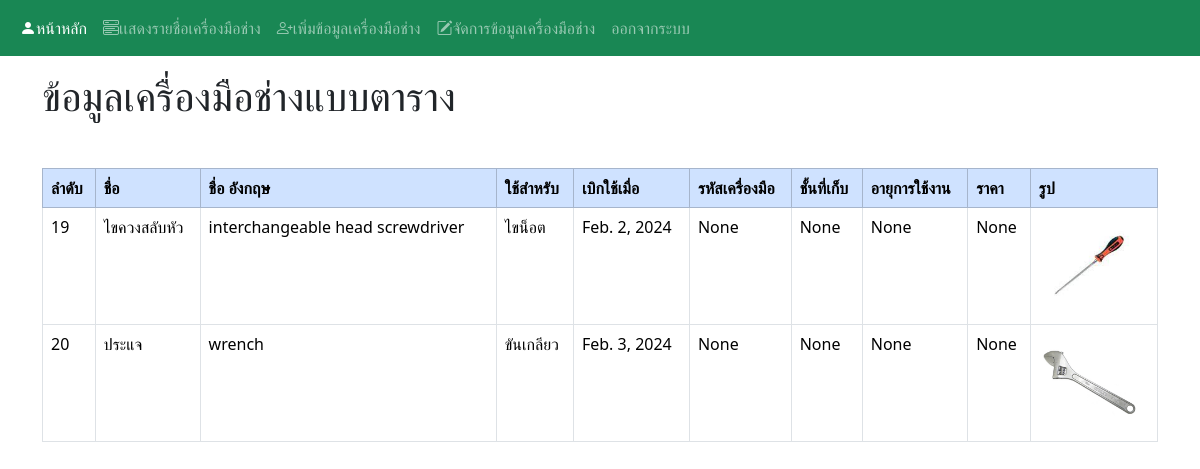
The page /list (signed in) on the database its author committed.
### hr_app/models.py (models this page shows, shortened)
class Person(models.Model):
    P_id = models.AutoField(primary_key=True)
    p_firstname = models.CharField(max_length=50,null=True)
    p_lastname = models.CharField(max_length=50,null=True)
    p_position = models.CharField(max_length=50,null=True)
    p_local = models.CharField(max_length=50,null=True)
    p_number = models.CharField(max_length=50,null=True)
    p_work = models.DateField(null=True)
    p_contract = models.CharField(max_length=50,null=True)
    p_salary = models.CharField(max_length=50,null=True)
    p_picture = models.ImageField(upload_to='profile_pictures/')

### hr_app/views.py (the view)
# urls.py: path('list',views.list),
@login_required(login_url="/login")
def list(request): #ชื่อฟังชั่น
    person_qry = Person.objects.all()
    context = {'person':person_qry}
    return render(request,'list.html',context) #ชื่อไฟล์ที่จะแสดง

### hr_app/templates/list.html
{% extends "base.html" %}
{% block content %}
<div class="container mt-3">
  <h1>ข้อมูลเครื่องมือช่างแบบตาราง</h1>
  <table class="table  table-bordered my-5 ">
    <thead>
      <tr class="table-primary">
        <th>ลําดับ</th>
        <th>ชื่อ</th>
        <th>ชื่อ อังกฤษ</th>
        <th>ใช้สำหรับ</th>
        <th>เบิกใช้เมื่อ</th>
        <th>รหัสเครื่องมือ</th>
        <th>ชั้นที่เก็บ</th>
        <th>อายุการใช้งาน</th>
        <th>ราคา</th>
        <th>รูป</th>
      </tr>
      </thead>
     <tbody>
      {% for  i in person %}
     <tr>
      <td>{{i.P_id}}</td>
      <td>{{i.p_firstname}}</td>
      <td>{{i.p_lastname}}</td>
      <td>{{i.p_position}}</td>
      <td>{{i.p_work}}</td>
      <td>{{i.p_local}}</td>
      <td>{{i.p_contract}}</td>
      <td>{{i.p_salary}}</td>
      <td>{{i.p_number}}</td>
      <td><img src ="{{i.p_picture.url}}"width="100"></td>
     </tr>
     {% endfor %}
    </tbody>
  </table>
</div>
{% endblock %}

### hr_app/templates/base.html (shortened to what this page needs)
{% load static %}
<html>
<head>
    {% load bootstrap5 %}
    {% bootstrap_css %}
    <link rel="stylesheet" href="https://cdn.jsdelivr.net/npm/bootstrap-icons@1.11.1/font/bootstrap-icons.css">
</head>
<body>
    <nav class="navbar navbar-expand-sm bg-success navbar-dark">
        <div class="container-fluid">
          <ul class="navbar-nav">
            <li class="nav-item">
              <a class="nav-link active" href="/"><i class="bi bi-person-fill"></i>หน้าหลัก</a>
            <li class="nav-item">
              <a class="nav-link" href="list"><i class="bi bi-menu-button-wide"></i>เเสดงรายชื่อเครื่องมือช่าง</a>
            </li>
            <li class="nav-item">
              <a class="nav-link" href="addemp"><i class="bi bi-person-plus"></i>เพิ่มข้อมูลเครื่องมือช่าง</a>
            </li>
            <li class="nav-item">
              <a class="nav-link " href="manage"><i class="bi bi-pencil-square"></i>จัดการข้อมูลเครื่องมือช่าง</a>
            </li>
            {% if user.is_authenticated%}
            <li class="nav-item">
              <a class="nav-link" href="logout">ออกจากระบบ</a>
            </li>
            {%else%}
            <li class="nav-item">
              <a class="nav-link " href="login"><i class="bi bi-box-arrow-in-right"></i>เข้าสู่ระบบ</a>
            </li>
            {%endif%}
          </ul>
        </div>
      </nav>
      {% block content %}{% endblock  %}
</body>
</html>

### rows shown on the page
Person: P_id "19", p_firstname "ไขควงสลับหัว", p_lastname "interchangeable head screwdriver", p_position "ไขน็อต", p_work "Feb. 2, 2024", p_local "None", p_contract "None", p_salary "None", p_number "None", p_picture (picture)
Person: P_id "20", p_firstname "ประแจ", p_lastname "wrench", p_position "ขันเกลียว", p_work "Feb. 3, 2024", p_local "None", p_contract "None", p_salary "None", p_number "None", p_picture (picture)
